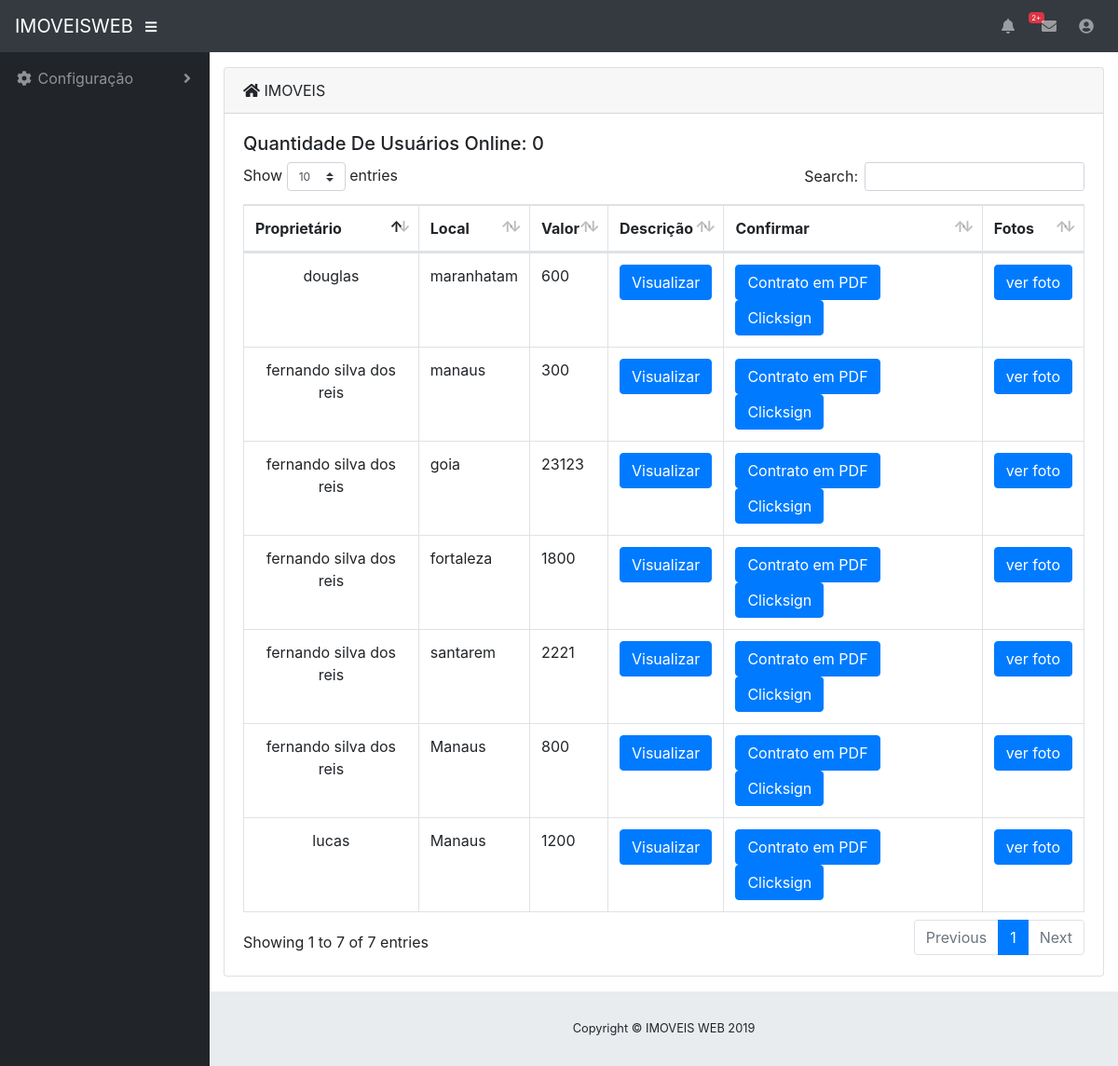
The app's page /main-user.php (signed in) with its own data.
### tables this page shows
CREATE TABLE IF NOT EXISTS `imoveis` (
  `id` int(155) NOT NULL AUTO_INCREMENT,
  `estado` varchar(100) NOT NULL,
  `cidade` varchar(100) NOT NULL,
  `bairro` varchar(100) NOT NULL,
  `complemento` varchar(250) NOT NULL,
  `endereco` varchar(250) NOT NULL,
  `numero` int(11) NOT NULL,
  `cep` int(11) NOT NULL,
  `descricao` varchar(250) NOT NULL,
  `valor` varchar(100) NOT NULL,
  `img` longblob NOT NULL,
  `codigo_fiador` int(11) DEFAULT NULL,
  PRIMARY KEY (`id`),
  KEY `id` (`id`),
  KEY `codigo_fiador` (`codigo_fiador`)
);

CREATE TABLE IF NOT EXISTS `fiador` (
  `codigo_fiador` int(100) NOT NULL AUTO_INCREMENT,
  `nome_fiador` varchar(255) DEFAULT NULL,
  `estado_fiador` varchar(15) DEFAULT NULL,
  `profissao_fiador` varchar(40) DEFAULT NULL,
  `password` varchar(100) NOT NULL,
  `cpf_fiador` varchar(11) DEFAULT NULL,
  `rua_fiador` varchar(80) DEFAULT NULL,
  `numero_fiador` int(4) DEFAULT NULL,
  `bairro_fiador` varchar(50) DEFAULT NULL,
  `cep_fiador` int(8) DEFAULT NULL,
  `cidade_fiador` varchar(20) DEFAULT NULL,
  `hash_fiador` varchar(100) NOT NULL,
  PRIMARY KEY (`codigo_fiador`)
);

### main-user.php (the view, shortened to what this page needs)
<?php
  if(isset($_SESSION['nome'])) {
?>
<!DOCTYPE html>
<html lang="pt-br">
<head>
  <link href="vendor/bootstrap/css/bootstrap.min.css" rel="stylesheet">
  <link href="vendor/fontawesome-free/css/all.min.css" rel="stylesheet" type="text/css">
  <link href="vendor/datatables/dataTables.bootstrap4.css" rel="stylesheet">
  <link href="css/sb-admin.css" rel="stylesheet">
</head>
<body>
  <body id="page-top">
    <nav class="navbar navbar-expand navbar-dark bg-dark static-top">
      <a class="navbar-brand mr-1" href="#">IMOVEISWEB</a>
      <button class="btn btn-link btn-sm text-white order-1 order-sm-0" id="sidebarToggle" href="#">
        <i class="fas fa-bars"></i>
      </button>
      <ul class="navbar-nav ml-auto ml-md-0">
        <li class="nav-item dropdown no-arrow mx-1">
          <a class="nav-link dropdown-toggle" href="#" id="alertsDropdown" role="button" data-toggle="dropdown" aria-haspopup="true" aria-expanded="false">
            <i class="fas fa-bell fa-fw"></i>
            <span class="badge badge-danger">2+</span>
          </a>
        </li>
        <li class="nav-item dropdown no-arrow mx-1">
          <a class="nav-link dropdown-toggle" href="#" id="messagesDropdown" role="button" data-toggle="dropdown" aria-haspopup="true" aria-expanded="false">
            <i class="fas fa-envelope fa-fw"></i>
          </a>
        </li>
        <li class="nav-item dropdown no-arrow">
          <a class="nav-link dropdown-toggle" href="#" id="userDropdown" role="button" data-toggle="dropdown" aria-haspopup="true" aria-expanded="false">
            <i class="fas fa-user-circle fa-fw"></i>
          </a>
        </li>
      </ul>
    </nav>
    <div id="wrapper">
      <ul class="sidebar navbar-nav">
        <li class="nav-item dropdown">
          <a class="nav-link dropdown-toggle" href="#" id="pagesDropdown" role="button" data-toggle="dropdown" aria-haspopup="true" aria-expanded="false">
            <i class="fas fa-fw fa-cog"></i>
            <span> Configuração</span>
          </a>
        </li>
      </ul>
      <div id="content-wrapper">
        <div class="container-fluid">
          <div class="card mb-3">
            <div class="card-header">
            <i class="fas fa-home"></i>
                IMOVEIS</div>
            <div class="card-body">
              <div class="table-responsive">
                <?php
    include 'conexao.php';
      $data['atual'] = date('Y-m-d H:i:s');
      $data['online'] = strtotime($data['atual'] . " - 20 seconds");
      $data['online'] = date("Y-m-d H:i:s",$data['online']);
      $result_qnt_visitas = "SELECT count(id) as online FROM visitas WHERE data_final >= '" . $data['online'] . "'";
      $resultado_qnt_visitas = mysqli_query($link, $result_qnt_visitas);
      $row_qnt_visitas = mysqli_fetch_assoc($resultado_qnt_visitas);
    ?>
    <h5>Quantidade De Usuários Online: <span id='online'><?php echo $row_qnt_visitas['online']; ?></span></h5>
                <table class="table table-bordered" id="dataTable" width="100%" cellspacing="0">
                  <thead>
                    <tr>
                      <th>Proprietário</th>
                      <th>Local</th>
                      <th>Valor</th>
                      <th>Descrição</th>
                       <th>Confirmar</th>
                       <th>Fotos</th>
                    </tr>
                  </thead>
                  <?php
                    include 'conexao.php';
                    $pagina = (isset($_GET['pagina']))? $_GET['pagina'] : 1;
                    $registros = 10;
                    $inicio = ($registros*$pagina)-$registros;
                    if(isset($_GET['filtro']))
                      $filtro = $_GET['filtro'];
                    else
                      $filtro ="";
                    $sql = "SELECT * FROM imoveis
                            INNER JOIN fiador ON imoveis.codigo_fiador = fiador.codigo_fiador
                            WHERE id LIKE '%$filtro%' ORDER BY id limit $inicio,$registros";
                      $resultado    = mysqli_query($link, $sql);
                        while($registro = mysqli_fetch_array($resultado)) {
                      $id           = $registro['nome_fiador'];
                      $cidade       = $registro['cidade'];
                      $valor        = $registro['valor'];
                      echo '<tr>';
                      echo '<td align="center">'. $id .'</td>';
                      echo '<td>'. $cidade .'</td>';
                      echo '<td>'. $valor .'</td>';
                       ?>
                   <td>
                    <button type="button" class="btn btn-xs btn-primary" data-toggle="modal" data-target="#descricao<?php echo $registro['id']; ?>">Visualizar</button>
                  </td>
<div class="modal fade" id="descricao<?php echo $registro['id']; ?>" tabindex="-1" role="dialog" aria-labelledby="myModalLabel">
                 <td>
                    <button type="button" class="btn btn-xs btn-primary" data-toggle="modal" data-target="#contrato<?php echo $registro['id']; ?>">Contrato em PDF</button>
                    </span>&nbsp;&nbsp;&nbsp;<a class="btn btn-primary" href="https://sandbox.clicksign.com/accounts/490/folders/103940" role="">Clicksign</a>
                  </td>
    <div class="modal fade" id="contrato<?php echo $registro['id']; ?>" tabindex="-1" role="dialog" aria-labelledby="myModalLabel">
    <td>
                    <button type="button" class="btn btn-xs btn-primary" data-toggle="modal" data-target="#img<?php echo $registro['id']; ?>">ver foto</button>
                  </td>
<div class="modal fade" id="img<?php echo $registro['id']; ?>" tabindex="-1" role="dialog" aria-labelledby="myModalLabel">
<?php } ?>
                </table>
              </div>
            </div>
          </div>
        </div>
        <footer class="sticky-footer">
          <div class="container my-auto">
            <div class="copyright text-center my-auto">
              <span>Copyright © IMOVEIS WEB 2019</span>
            </div>
          </div>
        </footer>
      </div>
    </div>
</body>
</html>
<?php
} else
      header('location:index.php');
?>

### css/sb-admin.css (style rules this page uses)
html { position: relative; min-height: 100%; }
body { height: 100%; }
#wrapper { display: -webkit-box; display: -ms-flexbox; display: flex; }
#wrapper #content-wrapper { overflow-x: hidden; width: 100%; padding-top: 1rem; padding-bottom: 80px; }
.navbar-nav .nav-item.dropdown .dropdown-toggle::after { width: 1rem; text-align: center; float: right; vertical-align: 0; border: 0; font-weight: 900; content: '\f105'; font-family: 'Font Awesome 5 Free'; }
.navbar-nav .nav-item.dropdown.no-arrow .dropdown-toggle::after { display: none; }
.navbar-nav .nav-item .nav-link .badge { position: absolute; margin-left: 0.75rem; top: 0.3rem; font-weight: 400; font-size: 0.5rem; }
.sidebar { width: 90px !important; background-color: #212529; min-height: calc(100vh - 56px); }
.sidebar .nav-item:last-child { margin-bottom: 1rem; }
.sidebar .nav-item .nav-link { text-align: center; padding: 0.75rem 1rem; width: 90px; }
.sidebar .nav-item .nav-link span { font-size: 0.65rem; display: block; }
.sidebar .nav-item.dropdown .dropdown-toggle::after { display: none; }
.sidebar .nav-item .nav-link { color: rgba(255, 255, 255, 0.5); }
@media (min-width: 768px) { .sidebar { width: 225px !important; } }
@media (min-width: 768px) { .sidebar .nav-item .nav-link { display: block; width: 100%; text-align: left; padding: 1rem; width: 225px; } }
@media (min-width: 768px) { .sidebar .nav-item .nav-link span { font-size: 1rem; display: inline; } }
@media (min-width: 768px) { .sidebar .nav-item.dropdown .dropdown-toggle::after { display: block; } }
:root { --input-padding-x: 0.75rem; --input-padding-y: 0.75rem; }
footer.sticky-footer { display: -webkit-box; display: -ms-flexbox; display: flex; position: absolute; right: 0; bottom: 0; width: calc(100% - 90px); height: 80px; background-color: #e9ecef; }
footer.sticky-footer .copyright { line-height: 1; font-size: 0.8rem; }
@media (min-width: 768px) { footer.sticky-footer { width: calc(100% - 225px); } }

### records on screen
imoveis: codigo_fiador.nome_fiador "lucas", cidade "Manaus", valor "1200"
imoveis: codigo_fiador.nome_fiador "fernando silva dos reis", cidade "manaus", valor "300"
imoveis: codigo_fiador.nome_fiador "fernando silva dos reis", cidade "goia", valor "23123"
imoveis: codigo_fiador.nome_fiador "fernando silva dos reis", cidade "fortaleza", valor "1800"
imoveis: codigo_fiador.nome_fiador "douglas", cidade "maranhatam", valor "600"
imoveis: codigo_fiador.nome_fiador "fernando silva dos reis", cidade "santarem", valor "2221"
imoveis: codigo_fiador.nome_fiador "fernando silva dos reis", cidade "Manaus", valor "800"

### other values on screen
$row_qnt_visitas['online'] "0"
